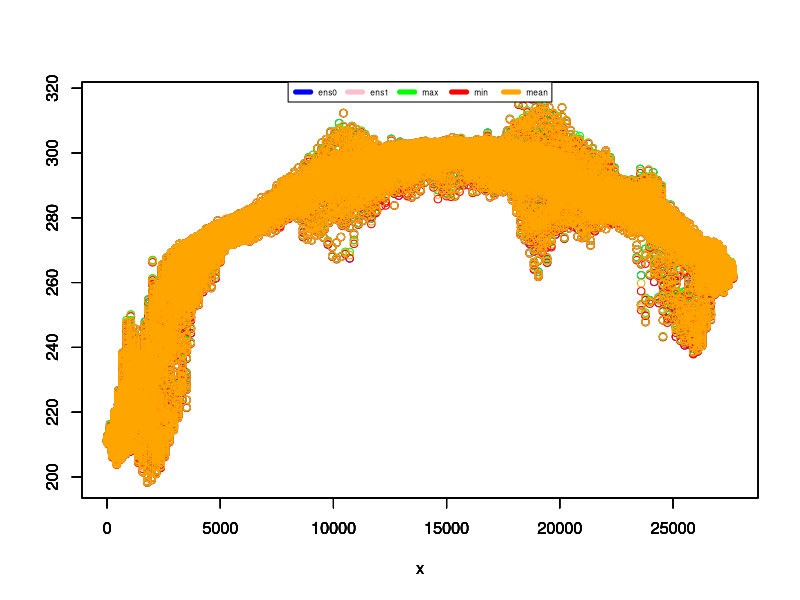
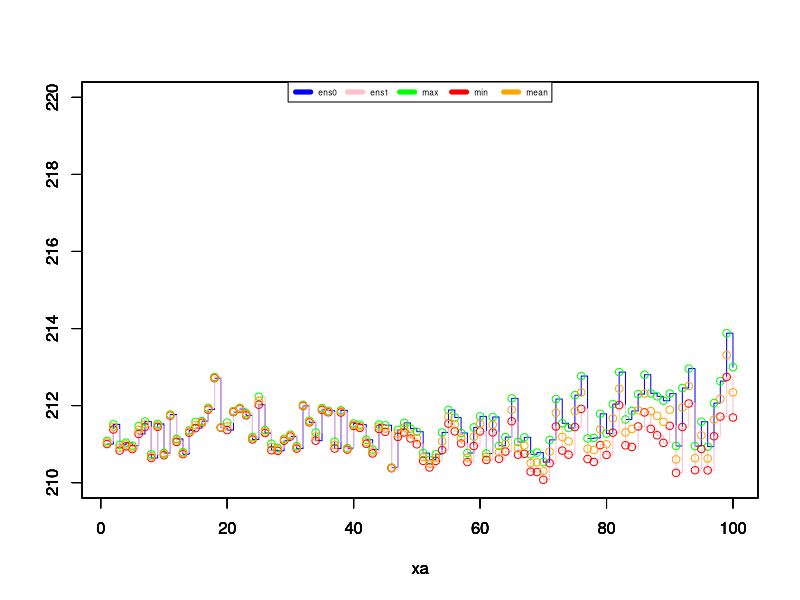
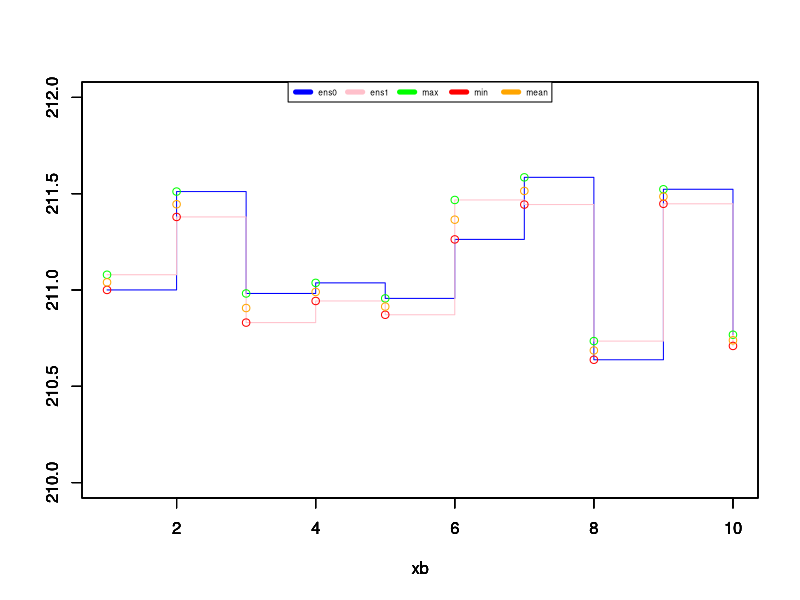
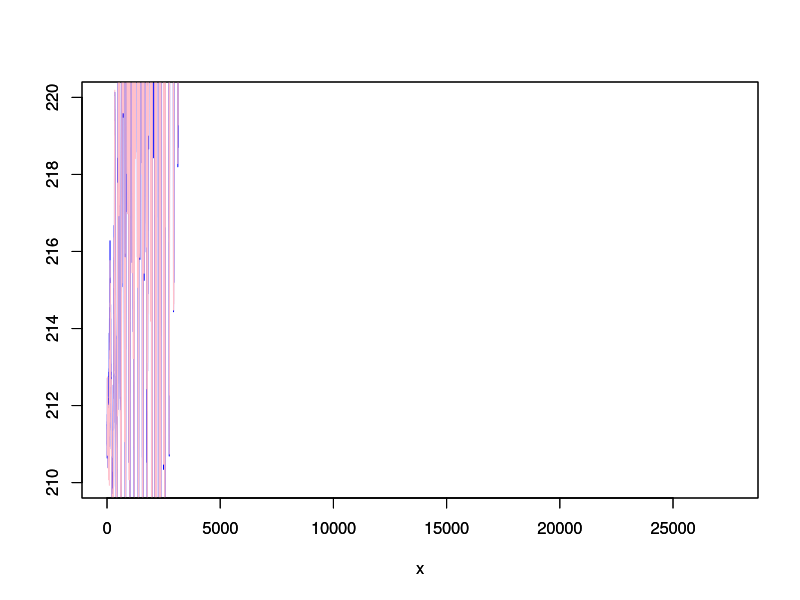
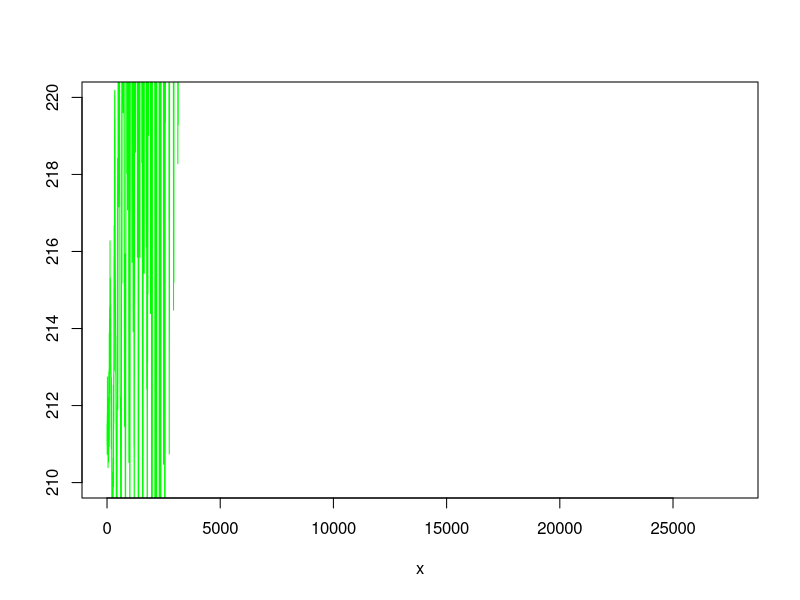
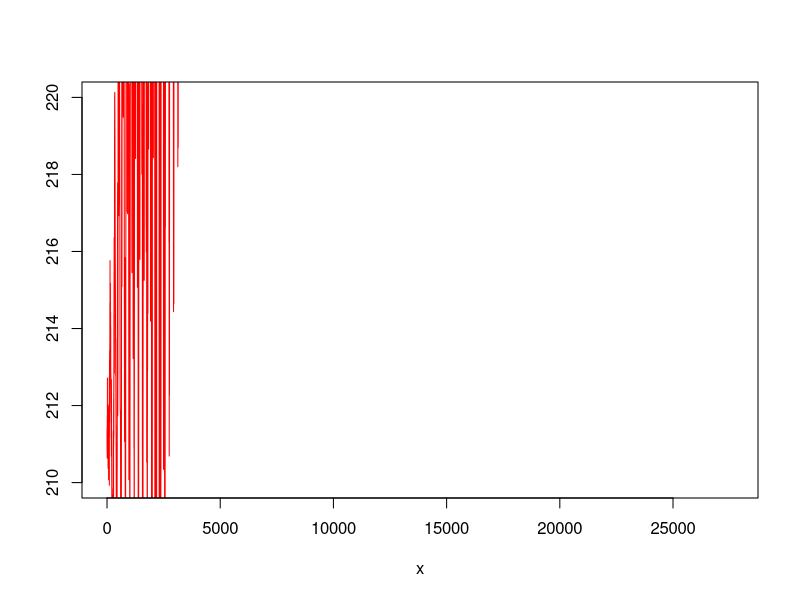
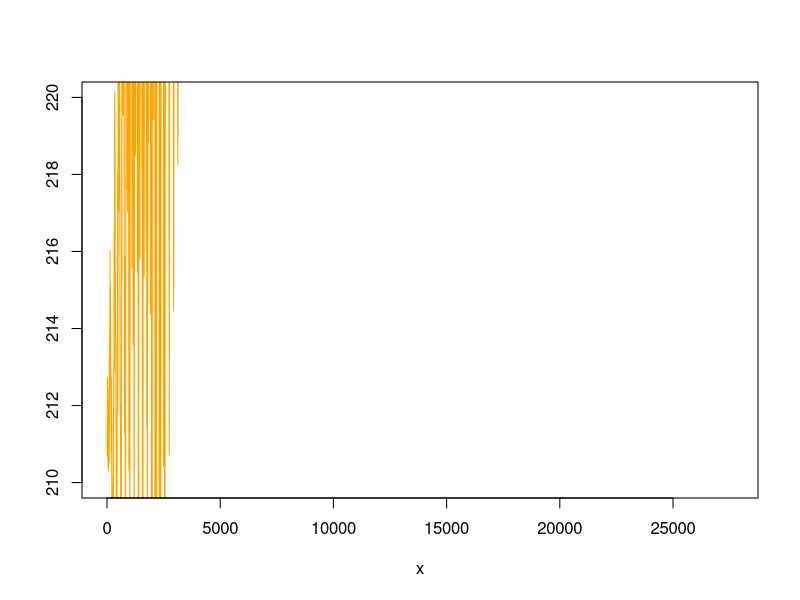

These figures' R source, in order:
#!/usr/bin/env Rscript

# ########################################################

pdf("temp.pdf") # either save all files in one pdf or the files in specific pdfs; find an option to automatise the choice

# temp_inst = read.csv("temp-inst.csv")
# temp_max = read.csv("temp-max.csv")
# temp_min = read.csv("temp-min.csv")
# temp_mean = read.csv("temp-mean.csv")

# data = read.table("test.csv", header=FALSE, sep = ',')
temp_inst1 = read.table("inst12.txt", header=FALSE, sep = ',')
temp_inst2 = read.table("inst22.txt", header=FALSE, sep = ',')
temp_max = read.table("max2.txt", header=FALSE, sep = ',')
temp_min = read.table("min2.txt", header=FALSE, sep = ',')
temp_mean = read.table("mean2.txt", header=FALSE, sep = ',')
temp_stdev = read.table("stdev2.txt", header=FALSE, sep = ',')

x1=length(temp_inst1)
x2=length(temp_inst2)
x3=length(temp_max)
x4=length(temp_min)
x5=length(temp_mean)
x6=length(temp_stdev)

print(x1)
print(x2)
print(x3)
print(x4)
print(x5)
print(x6)

x = seq(1, x1, 1)

lmin = min(temp_inst1,temp_inst2,temp_max,temp_min,temp_mean)
print(lmin)

lmax = max(temp_inst1,temp_inst2,temp_max,temp_min,temp_mean)
print(lmax)

plot(x,temp_inst1,type="p",col="blue",ylim = c(lmin, lmax),ylab="") 
par(new = TRUE)
plot(x,temp_inst2,type="p",col="pink",ylim = c(lmin, lmax),ylab="") 
par(new = TRUE)
plot(x,temp_max,type="p",col="green",ylim = c(lmin, lmax),ylab="") 
par(new = TRUE)
plot(x,temp_min,type="p",col="red",ylim = c(lmin, lmax),ylab="") 
par(new = TRUE)
plot(x,temp_mean,type="p",col="orange",ylim = c(lmin, lmax),ylab="") 
par(new = TRUE)
#lines(x,temp_stdev,col="pink")
plot_colors <- c("blue","pink","green","red","orange") 
par(new = TRUE)
legend(x = "top",inset = 0,
        legend = c("ens0", "ens1","max", "min","mean"), 
        col=plot_colors, lwd=5, cex=.5, horiz = TRUE)


xa = seq(1, 100, 1)
lmin=210
lmax=220


plot(xa,temp_inst1[1:100],type="s",col="blue",ylim = c(lmin, lmax),ylab="")
par(new = TRUE)
plot(xa,temp_inst2[1:100],type="s",col="pink",ylim = c(lmin, lmax),ylab="")
par(new = TRUE)
plot(xa,temp_max[1:100],type="p",col="green",ylim = c(lmin, lmax),ylab="")
par(new = TRUE)
plot(xa,temp_min[1:100],type="p",col="red",ylim = c(lmin, lmax),ylab="")
par(new = TRUE)
plot(xa,temp_mean[1:100],type="p",col="orange",ylim = c(lmin,lmax),ylab="")
par(new = TRUE)
#lines(x,temp_stdev,col="pink")
plot_colors <- c("blue","pink","green","red","orange")
par(new = TRUE)
legend(x = "top",inset = 0,
        legend = c("ens0", "ens1","max", "min","mean"),
        col=plot_colors, lwd=5, cex=.5, horiz = TRUE)


xb = seq(1, 10, 1)


plot(xb,temp_inst1[1:10],type="s",col="blue",ylim = c(210,212),ylab="")
par(new = TRUE)
plot(xb,temp_inst2[1:10],type="s",col="pink",ylim = c(210,212),ylab="")
par(new = TRUE)
plot(xb,temp_max[1:10],type="p",col="green",ylim = c(210,212),ylab="")
par(new = TRUE)
plot(xb,temp_min[1:10],type="p",col="red",ylim = c(210,212),ylab="")
par(new = TRUE)
plot(xb,temp_mean[1:10],type="p",col="orange",ylim = c(210,212),ylab="")
par(new = TRUE)
#lines(x,temp_stdev,col="pink")
plot_colors <- c("blue","pink","green","red","orange")
par(new = TRUE)
legend(x = "top",inset = 0,
        legend = c("ens0", "ens1","max", "min","mean"),
        col=plot_colors, lwd=5, cex=.5, horiz = TRUE)

#print(temp_inst1[1:10])
#print(temp_inst2[1:10])
#print(temp_max[1:10])
#print(temp_min[1:10])
#print(temp_mean[1:10])


plot(x,temp_inst1,type="l",col="blue",ylim = c(lmin, lmax),ylab="")
par(new = TRUE)
plot(x,temp_inst2,type="l",col="pink",ylim = c(lmin, lmax),ylab="")

plot(x,temp_max,type="l",col="green",ylim = c(lmin, lmax),ylab="")

plot(x,temp_min,type="l",col="red",ylim = c(lmin, lmax),ylab="")

plot(x,temp_mean,type="l",col="orange",ylim = c(lmin, lmax),ylab="")

#plot(x,temp_stdev,col="pink")

#dev.off()
print("Graphics constructed with success!")
